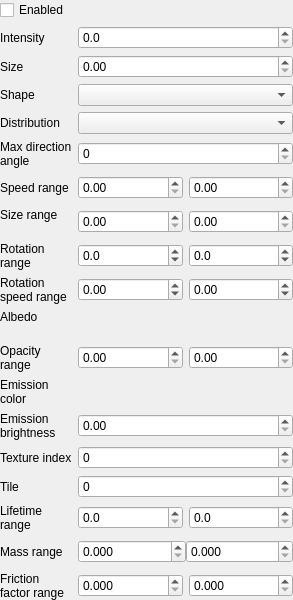
<?xml version="1.0" encoding="UTF-8"?>
<ui version="4.0">
 <class>EmitterWidget</class>
 <widget class="QWidget" name="EmitterWidget">
  <property name="geometry">
   <rect>
    <x>0</x>
    <y>0</y>
    <width>293</width>
    <height>600</height>
   </rect>
  </property>
  <property name="windowTitle">
   <string>Form</string>
  </property>
  <property name="locale">
   <locale language="English" country="UnitedStates"/>
  </property>
  <layout class="QVBoxLayout" name="m_2">
   <property name="leftMargin">
    <number>0</number>
   </property>
   <property name="topMargin">
    <number>0</number>
   </property>
   <property name="rightMargin">
    <number>0</number>
   </property>
   <property name="bottomMargin">
    <number>0</number>
   </property>
   <item>
    <widget class="QCheckBox" name="enabledCheck">
     <property name="text">
      <string>Enabled</string>
     </property>
    </widget>
   </item>
   <item>
    <layout class="QHBoxLayout" name="intensityLayout">
     <item>
      <widget class="QLabel" name="intensityLabel">
       <property name="sizePolicy">
        <sizepolicy hsizetype="Preferred" vsizetype="Preferred">
         <horstretch>1</horstretch>
         <verstretch>0</verstretch>
        </sizepolicy>
       </property>
       <property name="text">
        <string>Intensity</string>
       </property>
      </widget>
     </item>
     <item>
      <widget class="QDoubleSpinBox" name="intensitySpin">
       <property name="sizePolicy">
        <sizepolicy hsizetype="Minimum" vsizetype="Fixed">
         <horstretch>3</horstretch>
         <verstretch>0</verstretch>
        </sizepolicy>
       </property>
       <property name="decimals">
        <number>1</number>
       </property>
       <property name="maximum">
        <double>10000.000000000000000</double>
       </property>
      </widget>
     </item>
    </layout>
   </item>
   <item>
    <layout class="QHBoxLayout" name="sizeLayout">
     <item>
      <widget class="QLabel" name="sizeLabel">
       <property name="sizePolicy">
        <sizepolicy hsizetype="Preferred" vsizetype="Preferred">
         <horstretch>1</horstretch>
         <verstretch>0</verstretch>
        </sizepolicy>
       </property>
       <property name="text">
        <string>Size</string>
       </property>
      </widget>
     </item>
     <item>
      <widget class="QDoubleSpinBox" name="sizeSpin">
       <property name="sizePolicy">
        <sizepolicy hsizetype="Minimum" vsizetype="Fixed">
         <horstretch>3</horstretch>
         <verstretch>0</verstretch>
        </sizepolicy>
       </property>
      </widget>
     </item>
    </layout>
   </item>
   <item>
    <layout class="QHBoxLayout" name="shapeLayout">
     <item>
      <widget class="QLabel" name="shapeLabel">
       <property name="sizePolicy">
        <sizepolicy hsizetype="Preferred" vsizetype="Preferred">
         <horstretch>1</horstretch>
         <verstretch>0</verstretch>
        </sizepolicy>
       </property>
       <property name="text">
        <string>Shape</string>
       </property>
      </widget>
     </item>
     <item>
      <widget class="QComboBox" name="shapeCombo">
       <property name="sizePolicy">
        <sizepolicy hsizetype="Preferred" vsizetype="Fixed">
         <horstretch>3</horstretch>
         <verstretch>0</verstretch>
        </sizepolicy>
       </property>
      </widget>
     </item>
    </layout>
   </item>
   <item>
    <layout class="QHBoxLayout" name="distributionLayout">
     <item>
      <widget class="QLabel" name="distributionLabel">
       <property name="sizePolicy">
        <sizepolicy hsizetype="Preferred" vsizetype="Preferred">
         <horstretch>1</horstretch>
         <verstretch>0</verstretch>
        </sizepolicy>
       </property>
       <property name="text">
        <string>Distribution</string>
       </property>
      </widget>
     </item>
     <item>
      <widget class="QComboBox" name="distributionCombo">
       <property name="sizePolicy">
        <sizepolicy hsizetype="Preferred" vsizetype="Fixed">
         <horstretch>3</horstretch>
         <verstretch>0</verstretch>
        </sizepolicy>
       </property>
      </widget>
     </item>
    </layout>
   </item>
   <item>
    <layout class="QHBoxLayout" name="directionAngleLayout">
     <item>
      <widget class="QLabel" name="directionAngleLabel">
       <property name="sizePolicy">
        <sizepolicy hsizetype="Preferred" vsizetype="Preferred">
         <horstretch>1</horstretch>
         <verstretch>0</verstretch>
        </sizepolicy>
       </property>
       <property name="text">
        <string>Max direction angle</string>
       </property>
       <property name="wordWrap">
        <bool>true</bool>
       </property>
      </widget>
     </item>
     <item>
      <widget class="QDoubleSpinBox" name="directionAngleSpin">
       <property name="sizePolicy">
        <sizepolicy hsizetype="Minimum" vsizetype="Fixed">
         <horstretch>3</horstretch>
         <verstretch>0</verstretch>
        </sizepolicy>
       </property>
       <property name="decimals">
        <number>0</number>
       </property>
       <property name="maximum">
        <double>360.000000000000000</double>
       </property>
       <property name="singleStep">
        <double>10.000000000000000</double>
       </property>
      </widget>
     </item>
    </layout>
   </item>
   <item>
    <layout class="QHBoxLayout" name="speedRangeLayout">
     <property name="leftMargin">
      <number>0</number>
     </property>
     <item>
      <widget class="QLabel" name="SpeedRangeLabel">
       <property name="sizePolicy">
        <sizepolicy hsizetype="Preferred" vsizetype="Preferred">
         <horstretch>1</horstretch>
         <verstretch>0</verstretch>
        </sizepolicy>
       </property>
       <property name="text">
        <string>Speed range</string>
       </property>
       <property name="wordWrap">
        <bool>true</bool>
       </property>
      </widget>
     </item>
     <item>
      <widget class="QWidget" name="speedRangeFrame" native="true">
       <property name="sizePolicy">
        <sizepolicy hsizetype="Preferred" vsizetype="Preferred">
         <horstretch>3</horstretch>
         <verstretch>0</verstretch>
        </sizepolicy>
       </property>
       <layout class="QHBoxLayout" name="horizontalLayout">
        <property name="leftMargin">
         <number>0</number>
        </property>
        <property name="topMargin">
         <number>0</number>
        </property>
        <property name="rightMargin">
         <number>0</number>
        </property>
        <property name="bottomMargin">
         <number>0</number>
        </property>
        <item>
         <widget class="QDoubleSpinBox" name="minSpeedSpin">
          <property name="maximum">
           <double>1000.000000000000000</double>
          </property>
          <property name="singleStep">
           <double>0.100000000000000</double>
          </property>
         </widget>
        </item>
        <item>
         <widget class="QDoubleSpinBox" name="maxSpeedSpin">
          <property name="maximum">
           <double>1000.000000000000000</double>
          </property>
          <property name="singleStep">
           <double>0.100000000000000</double>
          </property>
         </widget>
        </item>
       </layout>
      </widget>
     </item>
    </layout>
   </item>
   <item>
    <layout class="QHBoxLayout" name="sizeRangeLayout">
     <item>
      <widget class="QLabel" name="sizeRangeLabel">
       <property name="sizePolicy">
        <sizepolicy hsizetype="Preferred" vsizetype="Preferred">
         <horstretch>1</horstretch>
         <verstretch>0</verstretch>
        </sizepolicy>
       </property>
       <property name="text">
        <string>Size range</string>
       </property>
       <property name="alignment">
        <set>Qt::AlignLeading|Qt::AlignLeft|Qt::AlignTop</set>
       </property>
       <property name="wordWrap">
        <bool>true</bool>
       </property>
      </widget>
     </item>
     <item>
      <widget class="QWidget" name="sizeRangeWidget" native="true">
       <property name="sizePolicy">
        <sizepolicy hsizetype="Preferred" vsizetype="Preferred">
         <horstretch>3</horstretch>
         <verstretch>0</verstretch>
        </sizepolicy>
       </property>
       <layout class="QHBoxLayout" name="horizontalLayout_2">
        <property name="leftMargin">
         <number>0</number>
        </property>
        <property name="topMargin">
         <number>0</number>
        </property>
        <property name="rightMargin">
         <number>0</number>
        </property>
        <property name="bottomMargin">
         <number>0</number>
        </property>
        <item>
         <widget class="QDoubleSpinBox" name="minSizeSpin">
          <property name="singleStep">
           <double>0.100000000000000</double>
          </property>
         </widget>
        </item>
        <item>
         <widget class="QDoubleSpinBox" name="maxSizeSpin">
          <property name="singleStep">
           <double>0.100000000000000</double>
          </property>
         </widget>
        </item>
       </layout>
      </widget>
     </item>
    </layout>
   </item>
   <item>
    <layout class="QHBoxLayout" name="rotationRangeLayout">
     <item>
      <widget class="QLabel" name="rotationRangeLabel">
       <property name="sizePolicy">
        <sizepolicy hsizetype="Preferred" vsizetype="Preferred">
         <horstretch>1</horstretch>
         <verstretch>0</verstretch>
        </sizepolicy>
       </property>
       <property name="text">
        <string>Rotation range</string>
       </property>
       <property name="wordWrap">
        <bool>true</bool>
       </property>
      </widget>
     </item>
     <item>
      <widget class="QWidget" name="rotationRangeWidget" native="true">
       <property name="sizePolicy">
        <sizepolicy hsizetype="Preferred" vsizetype="Preferred">
         <horstretch>3</horstretch>
         <verstretch>0</verstretch>
        </sizepolicy>
       </property>
       <layout class="QHBoxLayout" name="horizontalLayout_4">
        <property name="leftMargin">
         <number>0</number>
        </property>
        <property name="topMargin">
         <number>0</number>
        </property>
        <property name="rightMargin">
         <number>0</number>
        </property>
        <property name="bottomMargin">
         <number>0</number>
        </property>
        <item>
         <widget class="QDoubleSpinBox" name="minRotationSpin">
          <property name="decimals">
           <number>1</number>
          </property>
          <property name="minimum">
           <double>-360.000000000000000</double>
          </property>
          <property name="maximum">
           <double>360.000000000000000</double>
          </property>
          <property name="singleStep">
           <double>10.000000000000000</double>
          </property>
         </widget>
        </item>
        <item>
         <widget class="QDoubleSpinBox" name="maxRotationSpin">
          <property name="decimals">
           <number>1</number>
          </property>
          <property name="minimum">
           <double>-360.000000000000000</double>
          </property>
          <property name="maximum">
           <double>360.000000000000000</double>
          </property>
          <property name="singleStep">
           <double>10.000000000000000</double>
          </property>
         </widget>
        </item>
       </layout>
      </widget>
     </item>
    </layout>
   </item>
   <item>
    <layout class="QHBoxLayout" name="horizontalLayout_3">
     <item>
      <widget class="QLabel" name="rotatonSpeedRangeLayout">
       <property name="sizePolicy">
        <sizepolicy hsizetype="Preferred" vsizetype="Preferred">
         <horstretch>1</horstretch>
         <verstretch>0</verstretch>
        </sizepolicy>
       </property>
       <property name="text">
        <string>Rotation speed range</string>
       </property>
       <property name="wordWrap">
        <bool>true</bool>
       </property>
      </widget>
     </item>
     <item>
      <widget class="QWidget" name="rotationSpeedRangeWidget" native="true">
       <property name="sizePolicy">
        <sizepolicy hsizetype="Preferred" vsizetype="Preferred">
         <horstretch>3</horstretch>
         <verstretch>0</verstretch>
        </sizepolicy>
       </property>
       <layout class="QHBoxLayout" name="horizontalLayout_5">
        <property name="leftMargin">
         <number>0</number>
        </property>
        <property name="topMargin">
         <number>0</number>
        </property>
        <property name="rightMargin">
         <number>0</number>
        </property>
        <property name="bottomMargin">
         <number>0</number>
        </property>
        <item>
         <widget class="QDoubleSpinBox" name="minRotationSpeedSpin">
          <property name="minimum">
           <double>-999.000000000000000</double>
          </property>
          <property name="maximum">
           <double>999.000000000000000</double>
          </property>
          <property name="singleStep">
           <double>10.000000000000000</double>
          </property>
         </widget>
        </item>
        <item>
         <widget class="QDoubleSpinBox" name="maxRotationSpeedSpin">
          <property name="minimum">
           <double>-999.000000000000000</double>
          </property>
          <property name="maximum">
           <double>999.000000000000000</double>
          </property>
          <property name="singleStep">
           <double>10.000000000000000</double>
          </property>
         </widget>
        </item>
       </layout>
      </widget>
     </item>
    </layout>
   </item>
   <item>
    <layout class="QHBoxLayout" name="albedoLayout">
     <item>
      <widget class="QLabel" name="albedoLabel">
       <property name="sizePolicy">
        <sizepolicy hsizetype="Preferred" vsizetype="Preferred">
         <horstretch>1</horstretch>
         <verstretch>0</verstretch>
        </sizepolicy>
       </property>
       <property name="text">
        <string>Albedo</string>
       </property>
       <property name="alignment">
        <set>Qt::AlignLeading|Qt::AlignLeft|Qt::AlignTop</set>
       </property>
       <property name="wordWrap">
        <bool>true</bool>
       </property>
      </widget>
     </item>
     <item>
      <widget class="QWidget" name="albedoWidget" native="true">
       <property name="sizePolicy">
        <sizepolicy hsizetype="Preferred" vsizetype="Preferred">
         <horstretch>3</horstretch>
         <verstretch>0</verstretch>
        </sizepolicy>
       </property>
       <layout class="QVBoxLayout" name="albedoWidgetLayout">
        <property name="leftMargin">
         <number>0</number>
        </property>
        <property name="topMargin">
         <number>0</number>
        </property>
        <property name="rightMargin">
         <number>0</number>
        </property>
        <property name="bottomMargin">
         <number>0</number>
        </property>
       </layout>
      </widget>
     </item>
    </layout>
   </item>
   <item>
    <layout class="QHBoxLayout" name="opacityRangeLayout">
     <item>
      <widget class="QLabel" name="opacityRangeLabel">
       <property name="sizePolicy">
        <sizepolicy hsizetype="Preferred" vsizetype="Preferred">
         <horstretch>1</horstretch>
         <verstretch>0</verstretch>
        </sizepolicy>
       </property>
       <property name="text">
        <string>Opacity range</string>
       </property>
       <property name="wordWrap">
        <bool>true</bool>
       </property>
      </widget>
     </item>
     <item>
      <widget class="QWidget" name="opacityRangeWidget" native="true">
       <property name="sizePolicy">
        <sizepolicy hsizetype="Preferred" vsizetype="Preferred">
         <horstretch>3</horstretch>
         <verstretch>0</verstretch>
        </sizepolicy>
       </property>
       <layout class="QHBoxLayout" name="horizontalLayout_6">
        <property name="leftMargin">
         <number>0</number>
        </property>
        <property name="topMargin">
         <number>0</number>
        </property>
        <property name="rightMargin">
         <number>0</number>
        </property>
        <property name="bottomMargin">
         <number>0</number>
        </property>
        <item>
         <widget class="QDoubleSpinBox" name="minOpacitySpin">
          <property name="maximum">
           <double>1.000000000000000</double>
          </property>
          <property name="singleStep">
           <double>0.100000000000000</double>
          </property>
         </widget>
        </item>
        <item>
         <widget class="QDoubleSpinBox" name="maxOpacitySpin">
          <property name="maximum">
           <double>1.000000000000000</double>
          </property>
          <property name="singleStep">
           <double>0.100000000000000</double>
          </property>
         </widget>
        </item>
       </layout>
      </widget>
     </item>
    </layout>
   </item>
   <item>
    <layout class="QHBoxLayout" name="emissionColorMainLayout">
     <item>
      <widget class="QLabel" name="emissionColorLabel">
       <property name="sizePolicy">
        <sizepolicy hsizetype="Preferred" vsizetype="Preferred">
         <horstretch>1</horstretch>
         <verstretch>0</verstretch>
        </sizepolicy>
       </property>
       <property name="text">
        <string>Emission color</string>
       </property>
       <property name="wordWrap">
        <bool>true</bool>
       </property>
      </widget>
     </item>
     <item>
      <widget class="QWidget" name="emisssionColorWidget" native="true">
       <property name="sizePolicy">
        <sizepolicy hsizetype="Preferred" vsizetype="Preferred">
         <horstretch>3</horstretch>
         <verstretch>0</verstretch>
        </sizepolicy>
       </property>
       <layout class="QVBoxLayout" name="emissionColorLayout">
        <property name="leftMargin">
         <number>0</number>
        </property>
        <property name="topMargin">
         <number>0</number>
        </property>
        <property name="rightMargin">
         <number>0</number>
        </property>
        <property name="bottomMargin">
         <number>0</number>
        </property>
       </layout>
      </widget>
     </item>
    </layout>
   </item>
   <item>
    <layout class="QHBoxLayout" name="emissionBrightnessLayout">
     <item>
      <widget class="QLabel" name="emissionBrightnessLabel">
       <property name="sizePolicy">
        <sizepolicy hsizetype="Preferred" vsizetype="Preferred">
         <horstretch>1</horstretch>
         <verstretch>0</verstretch>
        </sizepolicy>
       </property>
       <property name="text">
        <string>Emission brightness</string>
       </property>
       <property name="wordWrap">
        <bool>true</bool>
       </property>
      </widget>
     </item>
     <item>
      <widget class="QWidget" name="brightnessRangeWidget" native="true">
       <property name="sizePolicy">
        <sizepolicy hsizetype="Preferred" vsizetype="Preferred">
         <horstretch>3</horstretch>
         <verstretch>0</verstretch>
        </sizepolicy>
       </property>
       <layout class="QHBoxLayout" name="horizontalLayout_7">
        <property name="leftMargin">
         <number>0</number>
        </property>
        <property name="topMargin">
         <number>0</number>
        </property>
        <property name="rightMargin">
         <number>0</number>
        </property>
        <property name="bottomMargin">
         <number>0</number>
        </property>
        <item>
         <widget class="QDoubleSpinBox" name="emissionBrightnessSpin">
          <property name="maximum">
           <double>999.000000000000000</double>
          </property>
          <property name="singleStep">
           <double>0.100000000000000</double>
          </property>
         </widget>
        </item>
       </layout>
      </widget>
     </item>
    </layout>
   </item>
   <item>
    <layout class="QHBoxLayout" name="textureIndexLayout">
     <item>
      <widget class="QLabel" name="textureIndexLabel">
       <property name="sizePolicy">
        <sizepolicy hsizetype="Preferred" vsizetype="Preferred">
         <horstretch>1</horstretch>
         <verstretch>0</verstretch>
        </sizepolicy>
       </property>
       <property name="text">
        <string>Texture index</string>
       </property>
       <property name="wordWrap">
        <bool>true</bool>
       </property>
      </widget>
     </item>
     <item>
      <widget class="QSpinBox" name="textureIndexSpin">
       <property name="sizePolicy">
        <sizepolicy hsizetype="Minimum" vsizetype="Fixed">
         <horstretch>3</horstretch>
         <verstretch>0</verstretch>
        </sizepolicy>
       </property>
       <property name="maximum">
        <number>255</number>
       </property>
      </widget>
     </item>
    </layout>
   </item>
   <item>
    <layout class="QHBoxLayout" name="tileIndexLayout">
     <item>
      <widget class="QLabel" name="tileIndexLabel">
       <property name="sizePolicy">
        <sizepolicy hsizetype="Preferred" vsizetype="Preferred">
         <horstretch>1</horstretch>
         <verstretch>0</verstretch>
        </sizepolicy>
       </property>
       <property name="text">
        <string>Tile</string>
       </property>
      </widget>
     </item>
     <item>
      <widget class="QSpinBox" name="tileIndexSpin">
       <property name="sizePolicy">
        <sizepolicy hsizetype="Minimum" vsizetype="Fixed">
         <horstretch>3</horstretch>
         <verstretch>0</verstretch>
        </sizepolicy>
       </property>
       <property name="maximum">
        <number>255</number>
       </property>
      </widget>
     </item>
    </layout>
   </item>
   <item>
    <layout class="QHBoxLayout" name="lifetimeRangeLayout">
     <item>
      <widget class="QLabel" name="lifetimeRangeLabel">
       <property name="sizePolicy">
        <sizepolicy hsizetype="Preferred" vsizetype="Preferred">
         <horstretch>1</horstretch>
         <verstretch>0</verstretch>
        </sizepolicy>
       </property>
       <property name="text">
        <string>Lifetime range</string>
       </property>
       <property name="wordWrap">
        <bool>true</bool>
       </property>
      </widget>
     </item>
     <item>
      <widget class="QWidget" name="lifetimeRangeWidget" native="true">
       <property name="sizePolicy">
        <sizepolicy hsizetype="Preferred" vsizetype="Preferred">
         <horstretch>3</horstretch>
         <verstretch>0</verstretch>
        </sizepolicy>
       </property>
       <layout class="QHBoxLayout" name="horizontalLayout_8">
        <property name="leftMargin">
         <number>0</number>
        </property>
        <property name="topMargin">
         <number>0</number>
        </property>
        <property name="rightMargin">
         <number>0</number>
        </property>
        <property name="bottomMargin">
         <number>0</number>
        </property>
        <item>
         <widget class="QDoubleSpinBox" name="minLifetimeSpin">
          <property name="decimals">
           <number>1</number>
          </property>
          <property name="maximum">
           <double>99999.000000000000000</double>
          </property>
         </widget>
        </item>
        <item>
         <widget class="QDoubleSpinBox" name="maxLifetimeSpin">
          <property name="decimals">
           <number>1</number>
          </property>
          <property name="maximum">
           <double>99999.000000000000000</double>
          </property>
         </widget>
        </item>
       </layout>
      </widget>
     </item>
    </layout>
   </item>
   <item>
    <layout class="QHBoxLayout" name="massRangeLayout">
     <item>
      <widget class="QLabel" name="massRangeLabel">
       <property name="sizePolicy">
        <sizepolicy hsizetype="Preferred" vsizetype="Preferred">
         <horstretch>1</horstretch>
         <verstretch>0</verstretch>
        </sizepolicy>
       </property>
       <property name="text">
        <string>Mass range</string>
       </property>
       <property name="wordWrap">
        <bool>true</bool>
       </property>
      </widget>
     </item>
     <item>
      <widget class="QWidget" name="massRangeWidget" native="true">
       <property name="sizePolicy">
        <sizepolicy hsizetype="Preferred" vsizetype="Preferred">
         <horstretch>3</horstretch>
         <verstretch>0</verstretch>
        </sizepolicy>
       </property>
       <layout class="QHBoxLayout" name="massRangeLayout_2">
        <property name="spacing">
         <number>0</number>
        </property>
        <property name="leftMargin">
         <number>0</number>
        </property>
        <property name="topMargin">
         <number>0</number>
        </property>
        <property name="rightMargin">
         <number>0</number>
        </property>
        <property name="bottomMargin">
         <number>0</number>
        </property>
        <item>
         <widget class="QDoubleSpinBox" name="minMassSpin">
          <property name="decimals">
           <number>3</number>
          </property>
          <property name="maximum">
           <double>1000000.000000000000000</double>
          </property>
         </widget>
        </item>
        <item>
         <widget class="QDoubleSpinBox" name="maxMassSpin">
          <property name="decimals">
           <number>3</number>
          </property>
          <property name="maximum">
           <double>1000000.000000000000000</double>
          </property>
         </widget>
        </item>
       </layout>
      </widget>
     </item>
    </layout>
   </item>
   <item>
    <layout class="QHBoxLayout" name="frictionFactorRangeLayout">
     <item>
      <widget class="QLabel" name="frictionFactorRangeLabel">
       <property name="sizePolicy">
        <sizepolicy hsizetype="Preferred" vsizetype="Preferred">
         <horstretch>1</horstretch>
         <verstretch>0</verstretch>
        </sizepolicy>
       </property>
       <property name="text">
        <string>Friction factor range</string>
       </property>
       <property name="wordWrap">
        <bool>true</bool>
       </property>
      </widget>
     </item>
     <item>
      <widget class="QWidget" name="frictionFactorRangeWidget" native="true">
       <property name="sizePolicy">
        <sizepolicy hsizetype="Preferred" vsizetype="Preferred">
         <horstretch>3</horstretch>
         <verstretch>0</verstretch>
        </sizepolicy>
       </property>
       <layout class="QHBoxLayout" name="horizontalLayout_9">
        <property name="leftMargin">
         <number>0</number>
        </property>
        <property name="topMargin">
         <number>0</number>
        </property>
        <property name="rightMargin">
         <number>0</number>
        </property>
        <property name="bottomMargin">
         <number>0</number>
        </property>
        <item>
         <widget class="QDoubleSpinBox" name="minFrictionFactorSpin">
          <property name="decimals">
           <number>3</number>
          </property>
          <property name="singleStep">
           <double>0.100000000000000</double>
          </property>
         </widget>
        </item>
        <item>
         <widget class="QDoubleSpinBox" name="maxFrictionFactorSpin">
          <property name="decimals">
           <number>3</number>
          </property>
          <property name="singleStep">
           <double>0.100000000000000</double>
          </property>
         </widget>
        </item>
       </layout>
      </widget>
     </item>
    </layout>
   </item>
  </layout>
 </widget>
 <resources/>
 <connections/>
</ui>
